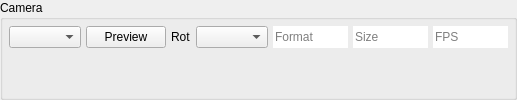
	<widget class="QGroupBox" name="cameraGroup">
	  <property name="title">
	    <string>Camera</string>
	  </property>

	  <layout class="QVBoxLayout" name="verticalLayout_2">
	    <property name="margin">
	      <number>1</number>
	    </property>
	    <property name="spacing">
	      <number>1</number>
	    </property>

	    <item>
	      <layout class="QHBoxLayout" name="horizontalLayout_1">
		<property name="spacing">
		  <number>5</number>
		</property>
		<property name="margin">
		  <number>5</number>
		</property>
		
		<item>
		  <widget class="QComboBox" name="cameraComboBox">
		    <property name="sizePolicy">
		      <sizepolicy hsizetype="Expanding" vsizetype="Fixed">
			<horstretch>0</horstretch>
			<verstretch>0</verstretch>
		      </sizepolicy>
		    </property>
		  </widget>
		</item>

		<item>
		  <widget class="QPushButton" name="previewButton">
		    <property name="sizePolicy">
		      <sizepolicy hsizetype="Preferred" vsizetype="Fixed">
			<horstretch>0</horstretch>
			<verstretch>0</verstretch>
		      </sizepolicy>
		    </property>
		    <property name="text">
		      <string>Preview</string>
		    </property>
		    <property name="checkable">
		      <bool>true</bool>
		    </property>
		  </widget>
		</item>

		<item>
		  <widget class="QLabel" name="imageRotLabel">
		    <property name="sizePolicy">
		      <sizepolicy hsizetype="Preferred" vsizetype="Fixed">
			<horstretch>0</horstretch>
			<verstretch>0</verstretch>
		      </sizepolicy>
		    </property>
		    <property name="maximumSize">
		      <size>
			<width>75</width>
			<height>22</height>
		      </size>
		    </property>
		    <property name="text">
		      <string>Rot</string>
		    </property>
		  </widget>
		</item>

		<item>
		  <widget class="QComboBox" name="imageRotCombo">
		    <property name="sizePolicy">
		      <sizepolicy hsizetype="Preferred" vsizetype="Fixed">
			<horstretch>0</horstretch>
			<verstretch>0</verstretch>
		      </sizepolicy>
		    </property>
		  </widget>
		</item>

		<item>
		  <widget class="QLineEdit" name="imageFormat">
		    <property name="sizePolicy">
		      <sizepolicy hsizetype="Preferred" vsizetype="Fixed">
			<horstretch>0</horstretch>
			<verstretch>0</verstretch>
		      </sizepolicy>
		    </property>
		    <property name="maximumSize">
		      <size>
			<width>75</width>
			<height>22</height>
		      </size>
		    </property>
		    <property name="enabled">
		      <bool>true</bool>
		    </property>
		    <property name="frame">
		      <bool>false</bool>
		    </property>
		    <property name="placeholderText">
		      <string>Format</string>
		    </property>
		  </widget>
		</item>

		<item>
		  <widget class="QLineEdit" name="imageSize">
		    <property name="sizePolicy">
		      <sizepolicy hsizetype="Preferred" vsizetype="Fixed">
			<horstretch>0</horstretch>
			<verstretch>0</verstretch>
		      </sizepolicy>
		    </property>
		    <property name="maximumSize">
		      <size>
			<width>75</width>
			<height>22</height>
		      </size>
		    </property>
		    <property name="enabled">
		      <bool>true</bool>
		    </property>
		    <property name="focusPolicy">
		      <enum>Qt::ClickFocus</enum>
		    </property>
		    <property name="frame">
		      <bool>false</bool>
		    </property>
		    <property name="placeholderText">
		      <string>Size</string>
		    </property>
		  </widget>
		</item>

		<item>
		  <widget class="QLineEdit" name="imageInfo">
		    <property name="sizePolicy">
		      <sizepolicy hsizetype="Preferred" vsizetype="Fixed">
			<horstretch>0</horstretch>
			<verstretch>0</verstretch>
		      </sizepolicy>
		    </property>
		    <property name="maximumSize">
		      <size>
			<width>75</width>
			<height>22</height>
		      </size>
		    </property>
		    <property name="enabled">
		      <bool>true</bool>
		    </property>
		    <property name="focusPolicy">
		      <enum>Qt::ClickFocus</enum>
		    </property>
		    <property name="frame">
		      <bool>false</bool>
		    </property>
		    <property name="placeholderText">
		      <string>FPS</string>
		    </property>
		  </widget>
		</item>

	      </layout>
	    </item>

	    <!-- "camWidget" is not visible #ifdef DISABLE_SMALL_PREVIEW -->
	    <item>
	      <widget class="ImgGLWidget" name="camWidget" native="true">
		<property name="sizePolicy">
		  <sizepolicy hsizetype="Expanding" vsizetype="Expanding">
		    <horstretch>0</horstretch>
		    <verstretch>0</verstretch>
		  </sizepolicy>
		</property>
	      </widget>
	    </item>
	    
	  </layout>
	</widget>
